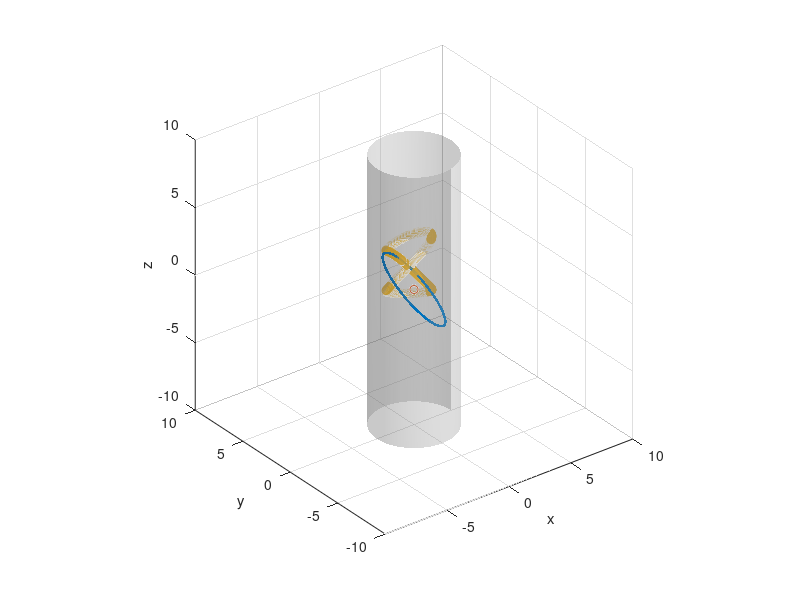

Write the MATLAB code that produced this figure.
%{

Assume a circular tunnel

+z
^
|
|
|
-----------> +x
 
+y: into page

clockwise rotation = +ve (left hand)

%}
clear all
close all
clc

%{
tunnel_r = input('Radius of tunnel (mm) = ');
quad_pos(1) = input('Quad x (mm) off centre: ');
quad_pos(2) = input('Quad y (mm) off centre: ');

fprintf('Rotation angle in degree:\n');
pitch = input('pitch = ');
roll  = input('roll = ');
yaw   = input('yaw = ');
%}

%for easy testing/debugging
sensor_offset = 0;
tunnel_r = 3;
quad_pos(1) = 0;
quad_pos(2) = 0;

pitch = 30;
roll = 40;
yaw = 60;

%centre
xc = quad_pos(1);
yc = quad_pos(2);
zc = 0;

%Rotation matrices
Rx = [1 0 0;0 cosd(pitch) -sind(pitch); 0 sind(pitch) cosd(pitch)];
Ry = [cosd(roll) 0 sind(roll);0 1 0; -sind(roll) 0 cosd(roll)];
Rz = [cosd(yaw) -sind(yaw) 0;sind(yaw) cosd(yaw) 0; 0 0 1];

R = Rx*Ry*Rz;

theta = 0:360;

x = tunnel_r * cosd(theta);
y = tunnel_r * sind(theta);
z = zeros(1,size(x,2));

pointCloud = R*[x;y;z];
x = pointCloud(1,:);
y = pointCloud(2,:);
z = pointCloud(3,:);


%generate line
m_xy = y./x;
m_zy = y./z;

if pitch == 0 
    y_zint = 0;
else
    y_zint = sensor_offset/sind(pitch);   
end
a = 1 + m_xy.^2;
b = -2 .* (xc + yc.*m_xy);
c = xc^2 + yc^2 - tunnel_r^2;

x_new = (-b + sqrt(b.^2 - 4.*a.*c))./(2*a);

y_new = sqrt(tunnel_r^2 - (x-xc).^2) + yc;
%y_new(181:361) = -1 * y_new(181:361);

z_new = (y - y_zint)./m_zy;

figure;
scatter3(x,y,z,'.')
%
xlabel('x')
ylabel('y')
zlabel('z')
daspect([1 1 1])

hold on
scatter3(xc, yc, zc, 'ro')

hold on 
scatter3(x_new, y_new, z_new, 'g.');


%cylinder
hold on

sect = 360; % number of sectors of cylinder base
h = 10; %cylinder height

Zcylinder = meshgrid(linspace(-h, h, sect), linspace(-h, h, sect))';
A = meshgrid(linspace(0, 2*pi, sect), linspace(0, 2*pi, sect)) ;
Ycylinder = tunnel_r .* sin(A);
Xcylinder = tunnel_r .* cos(A);

surf(Xcylinder,Ycylinder,Zcylinder,'FaceAlpha',0.3),axis equal
xlabel('x')
ylabel('y')
zlabel('z')


shading interp 
colormap([.8 .8 .8])
camlight('right','local')



